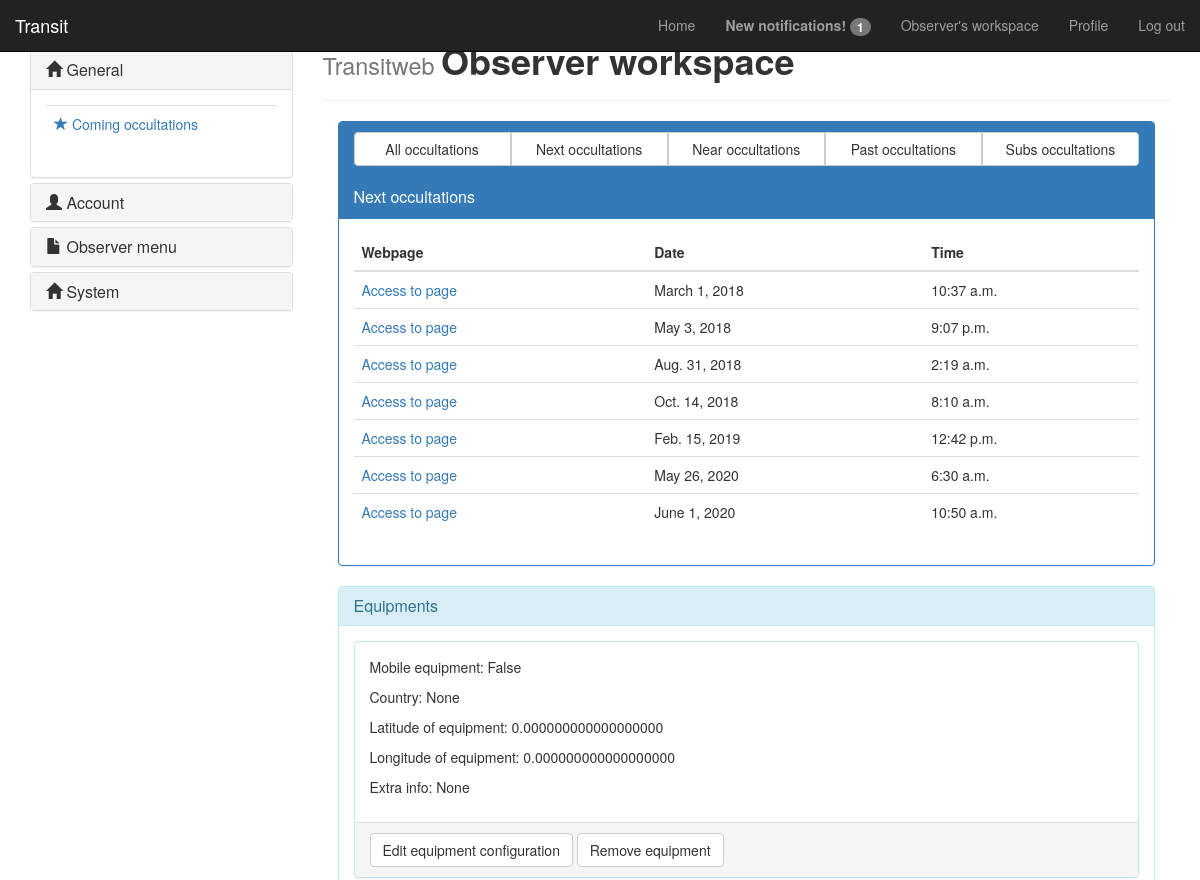
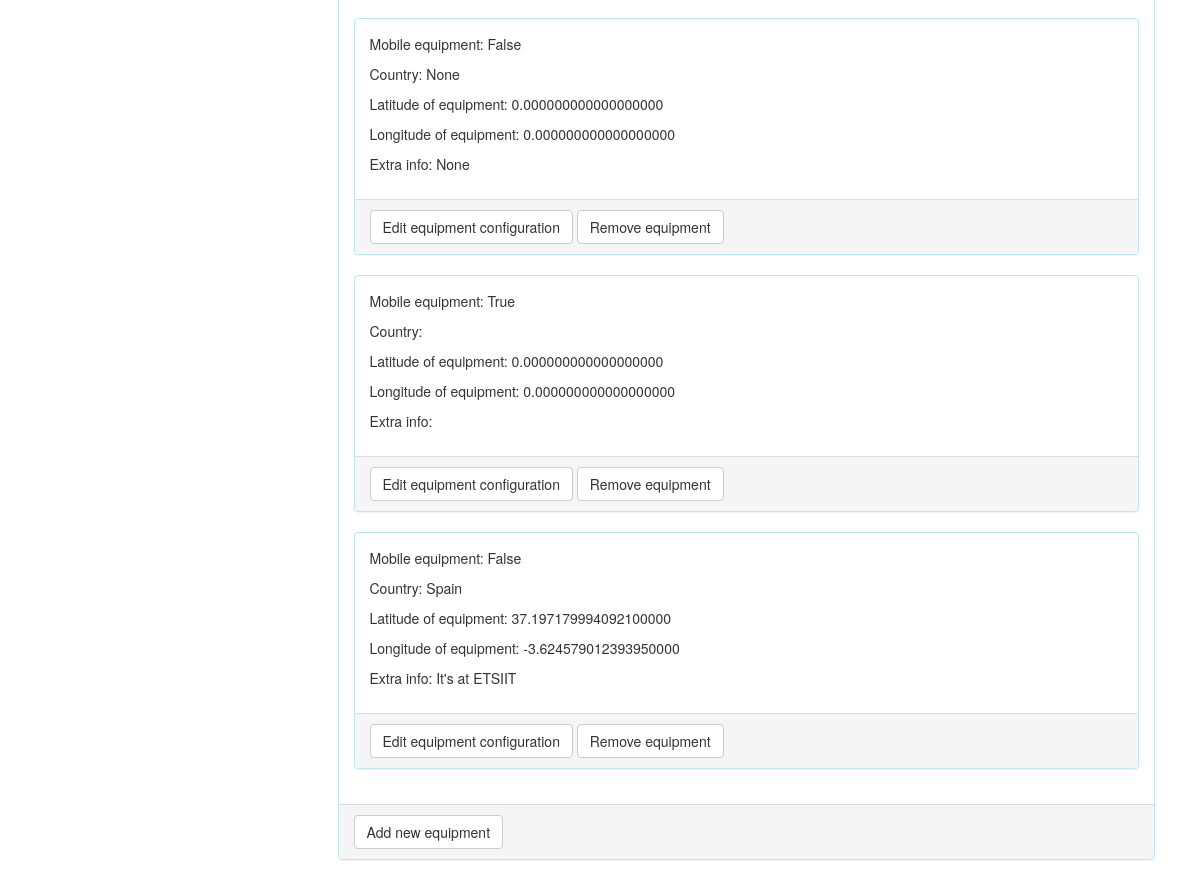
The page /workspace/observer/ (signed in) on the database as committed earlier (2 pictures, top to bottom).
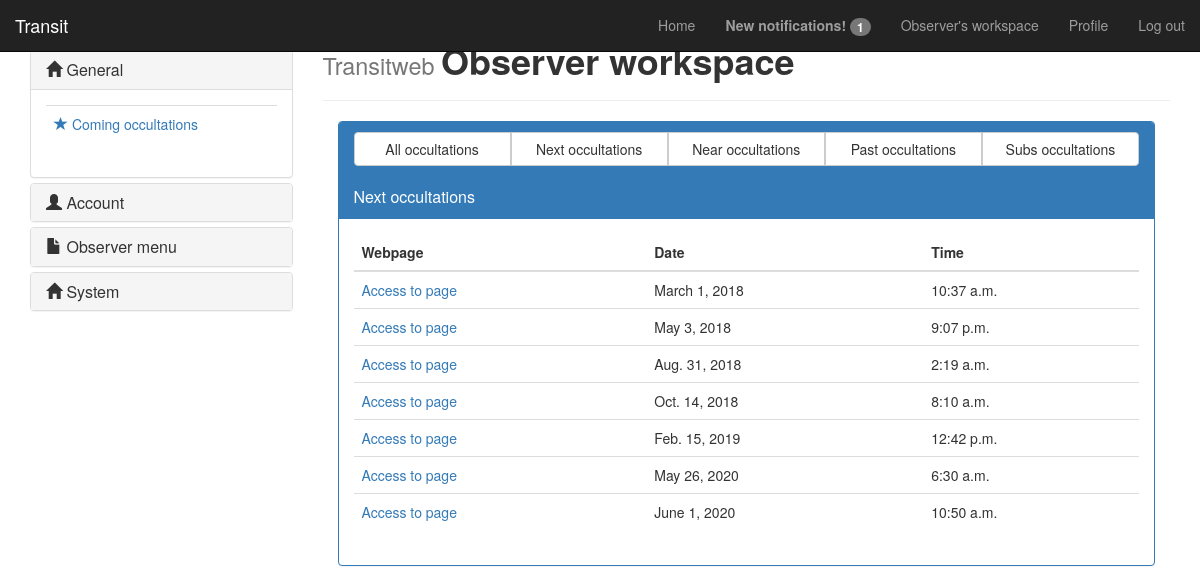
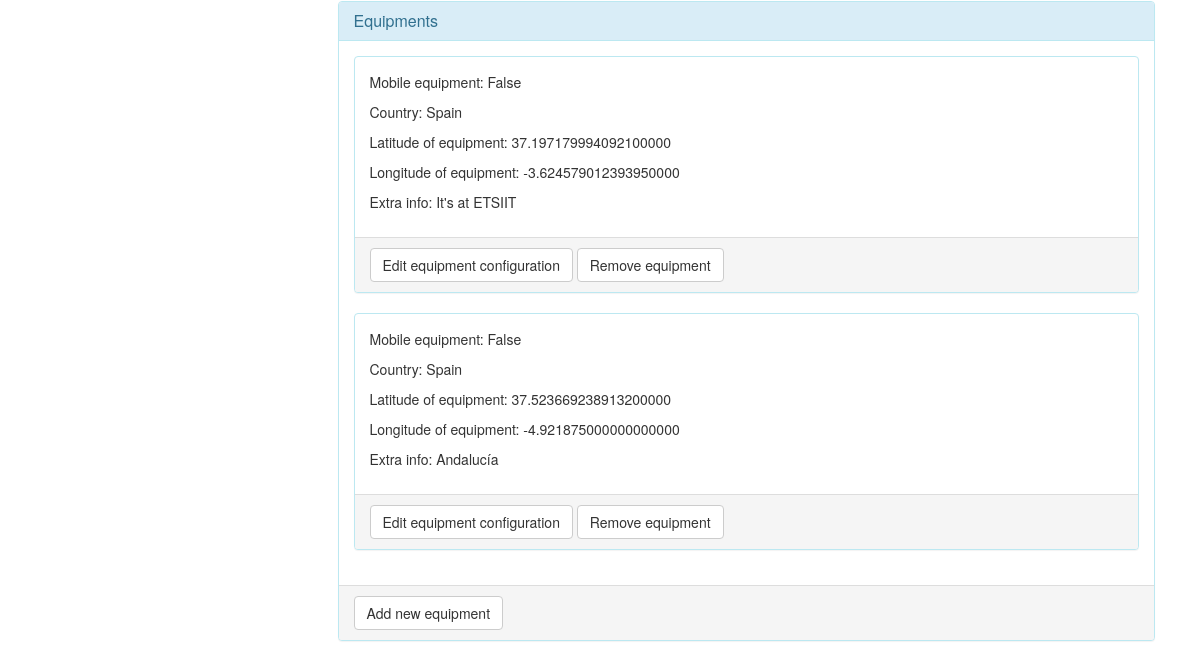
The same page on the database as committed later (2 pictures, top to bottom).
### transitweb/models.py (models this page shows, shortened)
class Occultation(models.Model):
    datePrediction = models.DateField(default=now)
    timePrediction = models.TimeField(default=now)
    additionalInfo = models.CharField(max_length=128, null=True)
    usersGo = models.ManyToManyField(UserObserver, null=True)
    adenda = tinymce_models.HTMLField(null=True)
    reporter = models.ForeignKey(UserAstronomer, null=True)
    attachedFile = models.FileField(null = True)
    attachedImage = models.ImageField(null = True)

class Equipment(models.Model):
    mobile = models.BooleanField(default=False)
    country = models.CharField(max_length=128, null=True)
    latitude = models.DecimalField(max_digits=22, decimal_places=18, default=0)
    longitude = models.DecimalField(
            max_digits=22,
            decimal_places=18,
            default=0)
    additionalInfo = models.CharField(max_length=65535, null=True)
    user = models.ForeignKey("UserObserver", null=True)

### transitweb/views.py (the view)
# urls.py: url(r'^workspace/observer/$', views.workspace_observer, name='workspace_observer'),
@login_required
def workspace_observer(request):
    context_dict = initialize_context(request)
    all_occultations = Occultation.objects.order_by("-datePrediction").reverse()
    context_dict["next_occultations"] = Occultation.objects.filter(datePrediction__gte = now()).order_by("-datePrediction").reverse()
    context_dict["near_occultations"] = Occultation.objects.order_by("-datePrediction").reverse()
    context_dict["past_occultations"] = Occultation.objects.filter(datePrediction__lte = now()).order_by("-datePrediction")
    context_dict["subs_occultations"] = Occultation.objects.filter(usersGo=context_dict.get("userObserver")).order_by("-datePrediction").reverse()
    context_dict["all_occultations"] = Occultation.objects.order_by("-datePrediction").reverse()
    return render(request, "workspace/observer.html", context_dict)

### transitweb/views.py (called while the page is built)
def get_UserObserver_from_request(request):
    user = request.user
    for u in UserObserver.objects.all():
        if user == u.user:
            return u
    return None

def get_UserAstronomer_from_request(request):
    user = request.user
    for u in UserAstronomer.objects.all():
        if user == u.user:
            return u
    return None

### transitweb/templates/workspace/observer.html (shortened to what this page needs)
{% extends 'base.html' %}
{% load staticfiles %}
{% block heading %}Observer workspace{% endblock %}
{% block body_block %}
 <div class="col-md-12">
  <div class="panel panel-primary">
   <div class="panel-heading">
     <div class="btn-group btn-group-justified" role="group">
       <a class="btn btn-default" href="#" onclick="javascript:change_occults('all')" role="button">All occultations</a>
       <a class="btn btn-default" href="#" onclick="javascript:change_occults('next')" role="button">Next occultations</a>
       <a class="btn btn-default" href="#" onclick="javascript:change_occults('near')" role="button">Near occultations</a>
       <a class="btn btn-default" href="#" onclick="javascript:change_occults('past')" role="button">Past occultations</a>
       <a class="btn btn-default" href="#" onclick="javascript:change_occults('subs')" role="button">Subs occultations</a>
     </div>
     <br />
     <span class="panel-title">Next occultations</span>
   </div>
   <div class="panel-body">
     <table class="table">
       <thead>
         <tr>
           <th>Webpage</th>
           <th>Date</th>
           <th>Time</th>
         </tr>
       </thead>
       <tbody id="next">
         {% for o in next_occultations %}
          <tr>
            <td><a href="/occultation/{{ o.id }}">Access to page</a></td>
            <td>{{ o.datePrediction }}</td>
            <td>{{ o.timePrediction }}</td>
          </tr>
         {% endfor %}
       </tbody>
     </table>
   </div>
  </div>
  <div class="panel panel-info">
   <div class="panel-heading">
    <h3 class="panel-title">Equipments</h3>
   </div>
   <div class="panel-body">
     {% if userObserver.equipment_set %}
     {% for equipment in userObserver.equipment_set.all %}
     <div class="panel panel-info">
      <div class="panel-body">
       <p>Mobile equipment: {{ equipment.mobile }}</p>
       <p>Country: {{ equipment.country }}</p>
       <p>Latitude of equipment: {{ equipment.latitude }}  </p>
       <p>Longitude of equipment: {{ equipment.longitude }} </p>
       <p>Extra info: {{ equipment.additionalInfo }}</p>
      </div>
      <div class="panel-footer">
       <a href="{% url 'edit_equipment' equipment_id=equipment.id %}" class="btn btn-default">Edit equipment configuration</a>
       <a href="{% url 'delete_equipment' equipment_id=equipment.id %}" class="btn btn-default">Remove equipment</a>
      </div>
     </div>
     {% endfor %}
     {% endif %}
    </div>
    <div class="panel-footer">
      <a href="{% url 'add_equipment' %}" class="btn btn-default">Add new equipment</a>
    </div>
   </div>
 </div>
{% endblock %}

### transitweb/templates/base.html (shortened to what this page needs)
<!DOCTYPE html>
<html lang="en">
<head>
<link rel="stylesheet" href="https://maxcdn.bootstrapcdn.com/bootstrap/3.3.7/css/bootstrap.min.css">
<link href="https://getbootstrap.com/docs/3.3/examples/dashboard/dashboard.css" rel="stylesheet">
<link rel="stylesheet" href="https://code.jquery.com/ui/1.12.1/themes/base/jquery-ui.css">
</head>
<body>
<div class="navbar navbar-inverse navbar-fixed-top" role="navigation">
  <div class="container-fluid">
    <div class="navbar-header">
     <a class="navbar-brand" href="/">Transit</a>
    </div>
    <div class="navbar-collapse collapse">
      <ul class="nav navbar-nav navbar-right">
        <li><a href="{% url 'index' %}">Home</a></li>
        {% if user.is_authenticated %}
          {% if notifications_unread %}
            <li><a href="{% url 'see_notifications' %}"><b>New notifications! <span class="badge">{{ notifications_unread|length }}</span></b></a></li>
          {% endif %}
          {% if userObserver %}
            <li><a href="{% url 'workspace_observer' %}">Observer's workspace</a></li>
          {% endif %}
          <li><a href="{% url 'user_profile' %}">Profile</a></li>
          <li><a href="{% url 'logout' %}?next=/">Log out</a></li>
          {% else %}
          <li><a href="{% url 'register' %}">Register</a></li>
          <li><a href="{% url 'login' %}">Login</a></li>
        {% endif %}
      </ul>
    </div>
  </div>
</div>
<div class="container">
  <div class="row">
    <div class="col-md-3" style="padding-top: 50px;">
      <div class="panel-group" id="accordion">
        <div class="panel panel-default">
          <div class="panel-heading">
            <h4 class="panel-title">
              <a data-toggle="collapse" data-parent="#accordion" href="#collapseOne"><span class="glyphicon glyphicon-home">
              </span>&nbsp;General</a>
            </h4>
          </div>
          <div id="collapseOne" class="panel-collapse collapse in">
            <div class="panel-body">
              <table class="table">
                <tr>
                  <td>
                    <span class="glyphicon glyphicon-star text-primary"></span><a href="/">&nbsp;Coming occultations</a>
                  </td>
                </tr>
              </table>
            </div>
          </div>
        </div>
        <div class="panel panel-default">
          <div class="panel-heading">
            <h4 class="panel-title">
              <a data-toggle="collapse" data-parent="#accordion" href="#collapseThree"><span class="glyphicon glyphicon-user">
              </span>&nbsp;Account</a>
            </h4>
          </div>
        </div>
        {% if userObserver %}
          <div class="panel panel-default">
            <div class="panel-heading">
              <h4 class="panel-title">
                <a data-toggle="collapse" data-parent="#accordion" href="#collapseFour"><span class="glyphicon glyphicon-file">
                </span>&nbsp;Observer menu</a>
              </h4>
            </div>
          </div>
        {% endif %}
        <div class="panel panel-default">
          <div class="panel-heading">
            <h4 class="panel-title">
              <a data-toggle="collapse" data-parent="#accordion" href="#collapseFive"><span class="glyphicon glyphicon-home">
              </span>&nbsp;System</a>
            </h4>
          </div>
        </div>
      </div>
    </div>
    <div class="col-md-9 main">
      <div class="page-header">
        <h1><small>Transitweb </small><b>{% block heading %}{% endblock %}</b></h1>
      </div>
      {% block body_block %}{% endblock %}
    </div>
  </div>
</div>
</body>
</html>

Rows that differ between the two databases and show on the page:
removed Equipment: mobile "False", country "None", latitude "0.000000000000000000", longitude "0.000000000000000000", additionalInfo "None"
removed Equipment: mobile "False", country "None", latitude "0.000000000000000000", longitude "0.000000000000000000", additionalInfo "None"
removed Equipment: mobile "True", latitude "0.000000000000000000", longitude "0.000000000000000000"
added Equipment: mobile "False", country "Spain", latitude "37.523669238913200000", longitude "-4.921875000000000000", additionalInfo "Andalucía"
